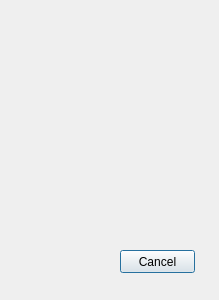
<?xml version="1.0" encoding="UTF-8"?>
<ui version="4.0">
 <class>Load_Gitter</class>
 <widget class="QDialog" name="Load_Gitter">
  <property name="geometry">
   <rect>
    <x>0</x>
    <y>0</y>
    <width>219</width>
    <height>300</height>
   </rect>
  </property>
  <property name="windowTitle">
   <string>Dialog</string>
  </property>
  <widget class="QPushButton" name="pushButton">
   <property name="geometry">
    <rect>
     <x>120</x>
     <y>250</y>
     <width>75</width>
     <height>23</height>
    </rect>
   </property>
   <property name="text">
    <string>Cancel</string>
   </property>
  </widget>
 </widget>
 <resources/>
 <connections>
  <connection>
   <sender>pushButton</sender>
   <signal>clicked()</signal>
   <receiver>Load_Gitter</receiver>
   <slot>reject()</slot>
   <hints>
    <hint type="sourcelabel">
     <x>142</x>
     <y>266</y>
    </hint>
    <hint type="destinationlabel">
     <x>174</x>
     <y>229</y>
    </hint>
   </hints>
  </connection>
 </connections>
</ui>
